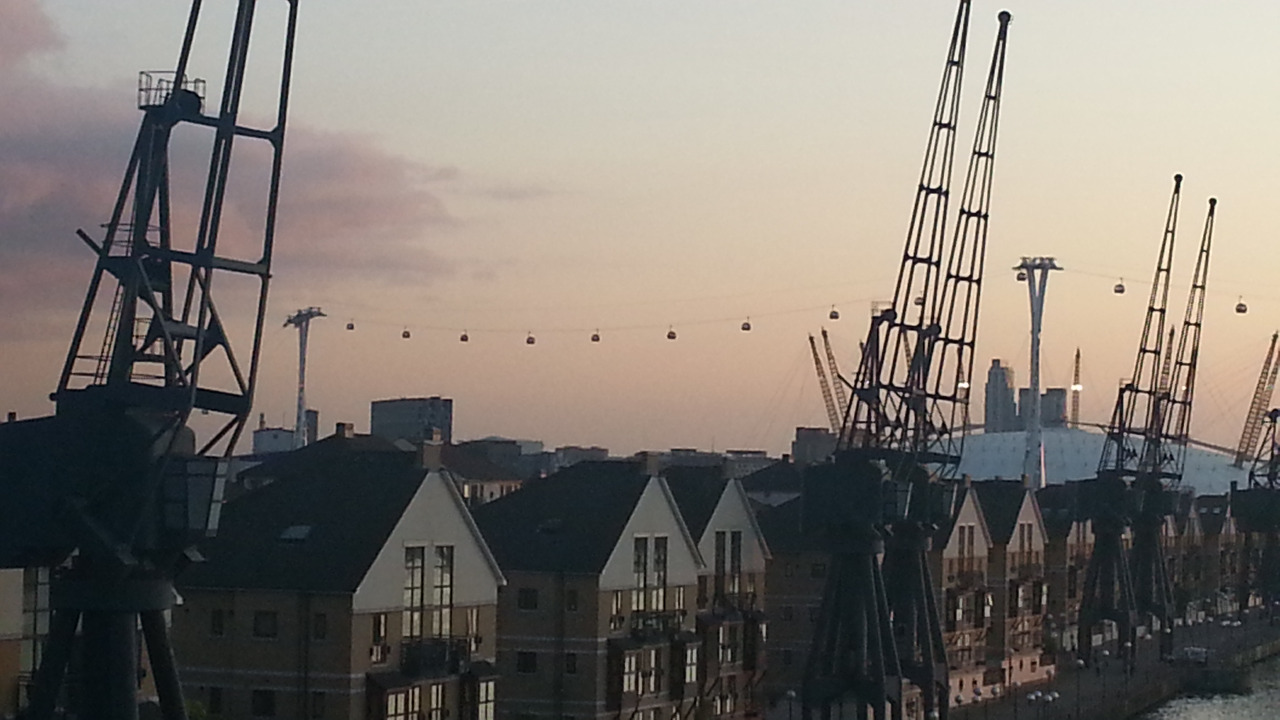
#> input picture photos/ph.jpeg, 1280 x 720 px
$ python basic.py
#> lines starting #> are read from the running program, lines starting #| are printed output that depends on the picture; after the words box and inside, x2 and y2 are one past the last pixel; in counts of white or black regions, pixels touching at a corner belong together
import cv2 as cv
img=cv.imread('photos/ph.jpeg')
#> img is the input picture: shape (720, 1280, 3); mean B, G, R 112.2, 118.7, 124.9
# cv.imshow('cat',img)

# #converting to greyscale
# gray =cv.cvtColor(img,cv.COLOR_BGR2GRAY)
# cv.imshow('greyscale',gray)

# #blur an image

blur=cv.GaussianBlur(img,(7,7),cv.BORDER_DEFAULT)
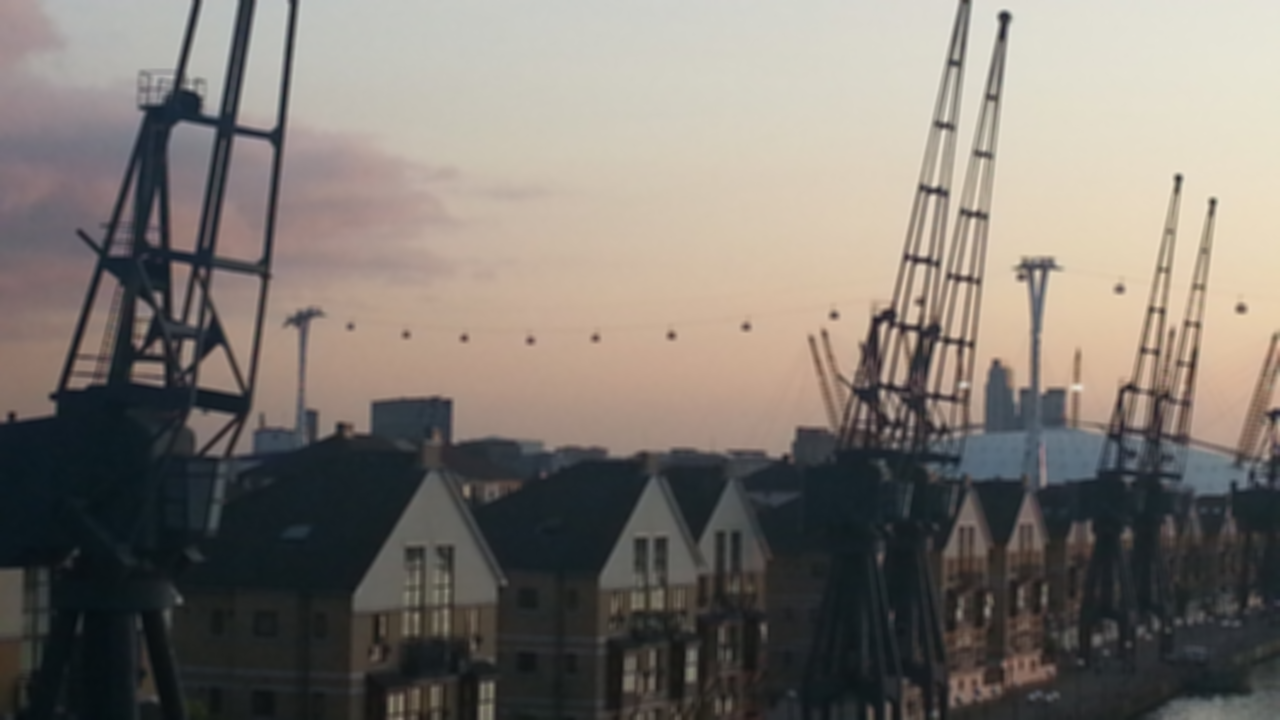
#> blur: shape (720, 1280, 3); mean B, G, R 112.2, 118.7, 124.9
cv.imshow('blur', blur)

#edge cascade

canny=cv.Canny(blur,150,150)
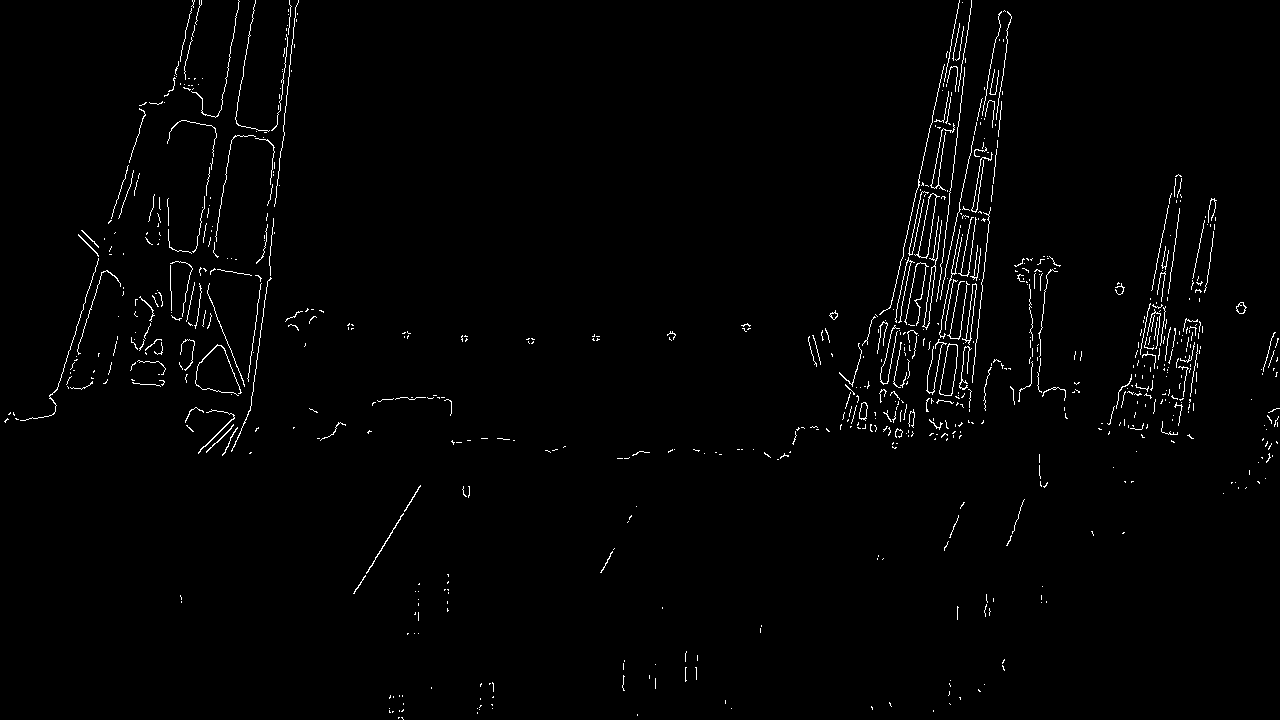
#> canny: shape (720, 1280); 1.5% white in thin lines or dots
cv.imshow('canny',canny)

#dilating the image

dilated=cv.dilate(canny,(7,7),iterations=4)
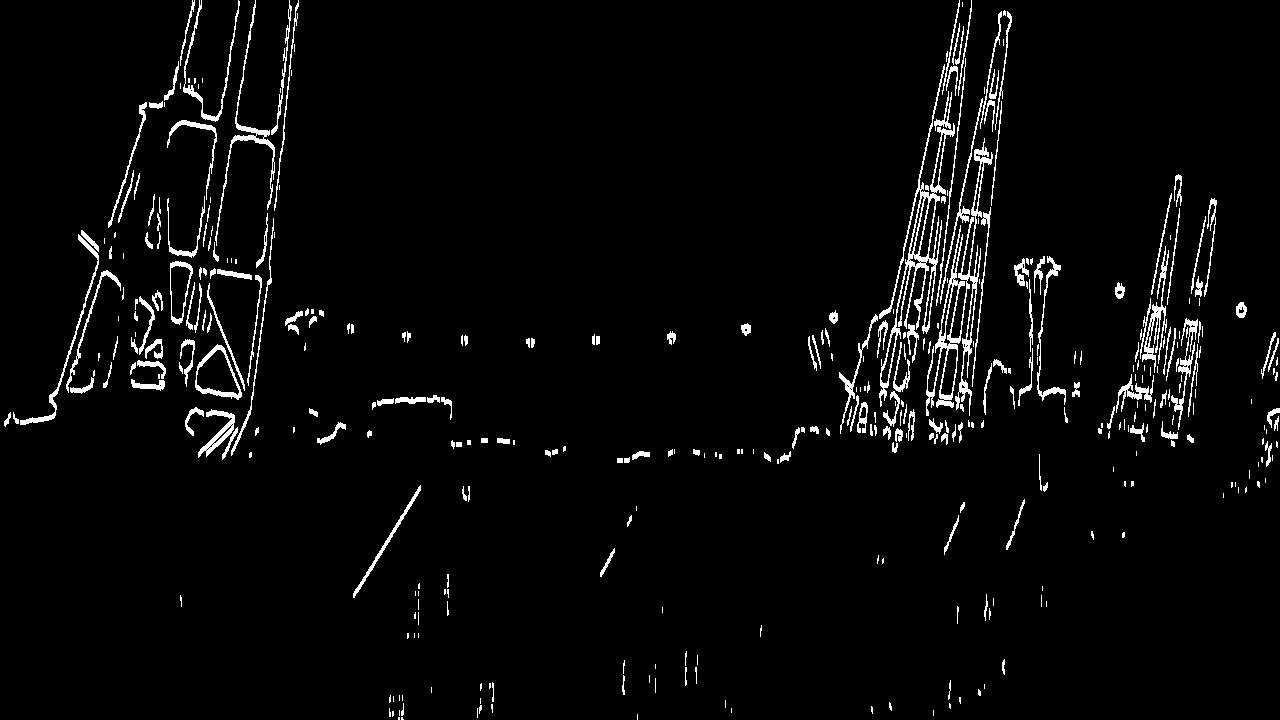
#> dilated: shape (720, 1280); 3.5% white; 399 white regions (186 under 20 px), largest, box (x1, y1, x2, y2) and area: (879, 64, 955, 407) 2898, (926, 138, 993, 416) 2805, (215, 0, 275, 246) 928
cv.imshow('dilated',dilated)

#eroding an image
erode=cv.erode(dilated,(3,3),iterations=1)
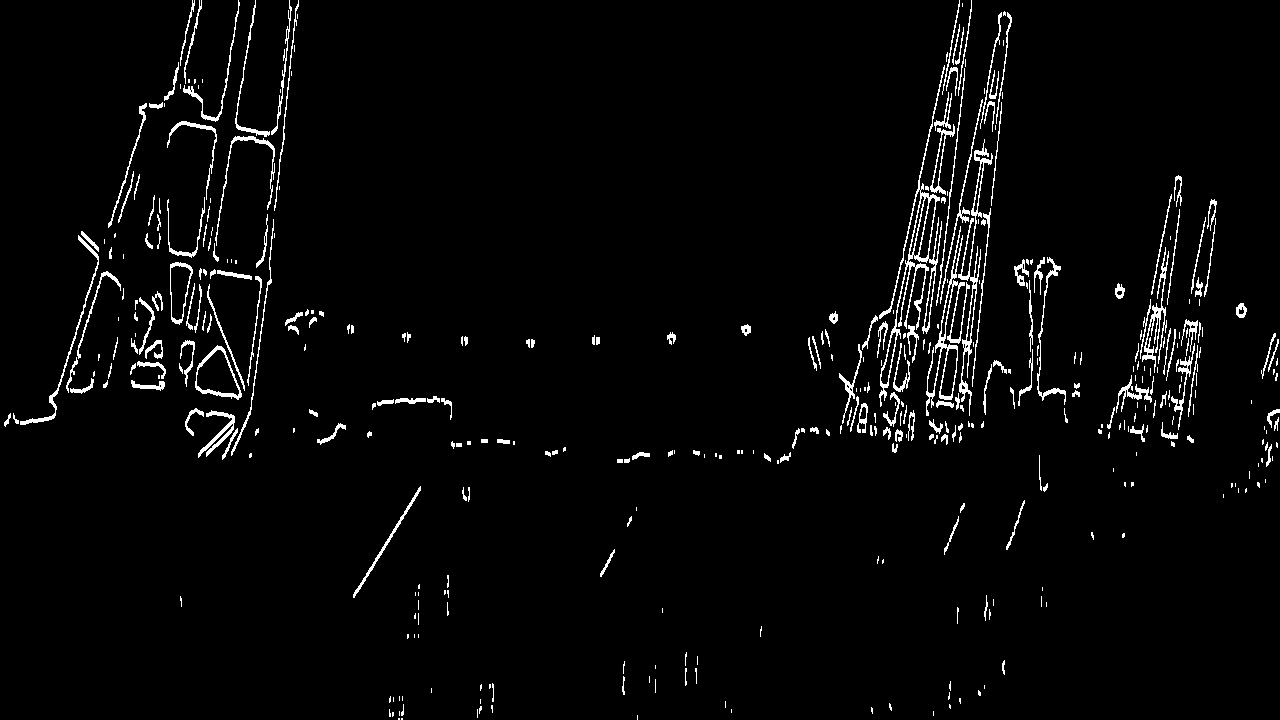
#> erode: shape (720, 1280); 3% white in thin lines or dots
cv.imshow('Eroded',erode)

#resizing an image

resized=cv.resize(img,(500,500),interpolation=cv.INTER_AREA)
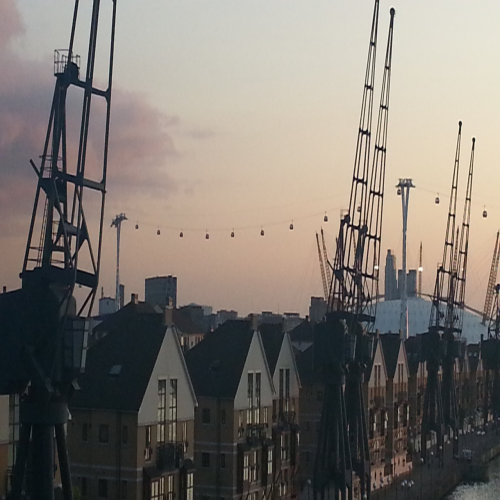
#> resized: shape (500, 500, 3); mean B, G, R 112.2, 118.7, 124.9

cv.imshow('resized',resized)

#cropping
cropping=img[50:200,200:700]
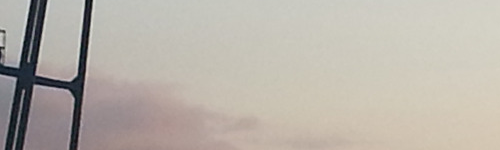
#> cropping: shape (150, 500, 3); mean B, G, R 170.2, 178.8, 185
cv.imshow('cropped',cropping)


cv.waitKey(0)

$ run again, with photos/pa.jpeg copied over photos/ph.jpeg
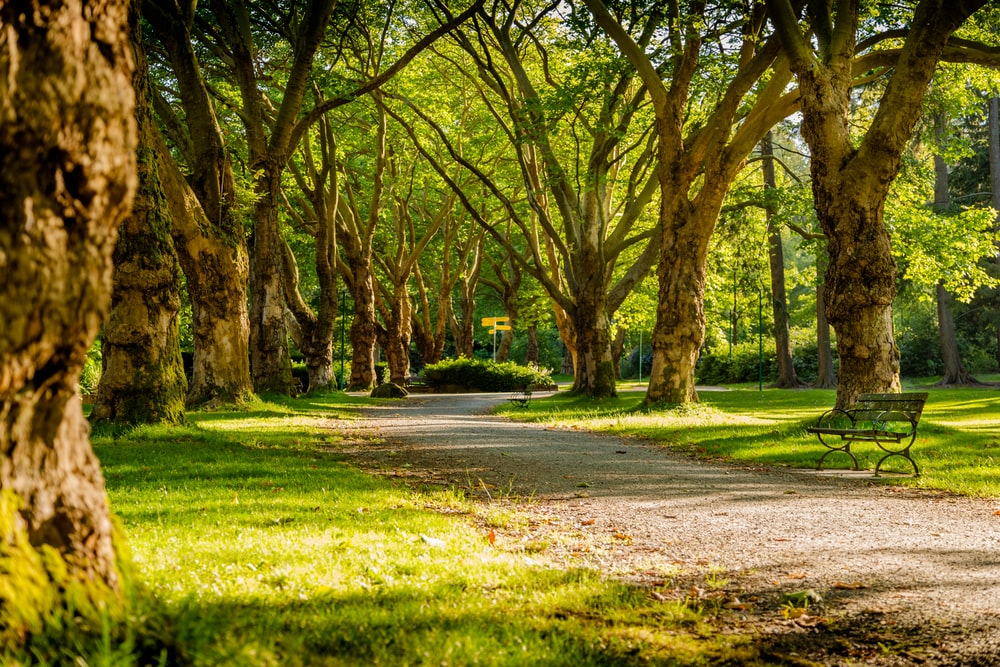
#> input picture photos/pa.jpeg, 1000 x 667 px
#> img is the input picture: shape (667, 1000, 3); mean B, G, R 33.5, 105.7, 114.4
#> `canny=cv.Canny(blur,150,150)`:
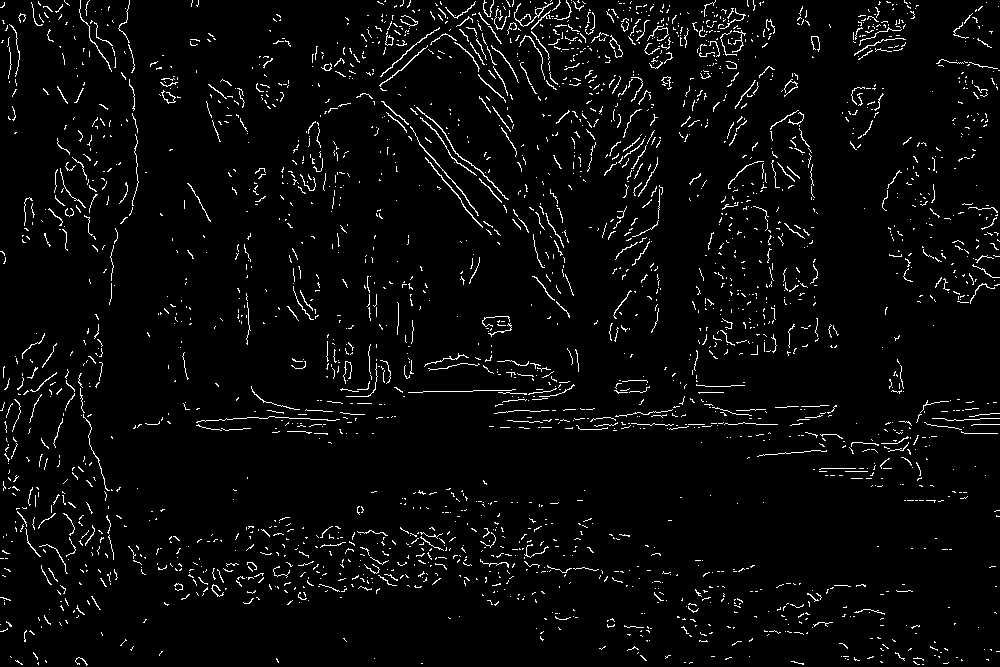
#> canny: shape (667, 1000); 3.7% white in thin lines or dots
#> dilated: shape (667, 1000); 12% white; 1512 white regions (667 under 20 px), largest, box (x1, y1, x2, y2) and area: (507, 0, 595, 94) 1923, (196, 386, 340, 438) 1812, (621, 399, 778, 434) 1333
#> erode: shape (667, 1000); 10.1% white; 1617 white regions (846 under 20 px), largest, box (x1, y1, x2, y2) and area: (196, 387, 340, 438) 1505, (507, 0, 586, 94) 1303, (621, 400, 778, 434) 1110
#> `cropping=img[50:200,200:700]`:
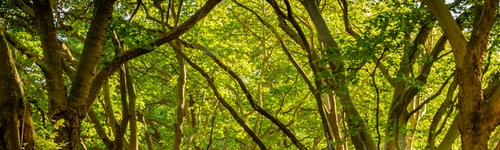
#> cropping: shape (150, 500, 3); mean B, G, R 16.9, 102.9, 103.2

$ run again, with photos/libg.jpg copied over photos/ph.jpeg
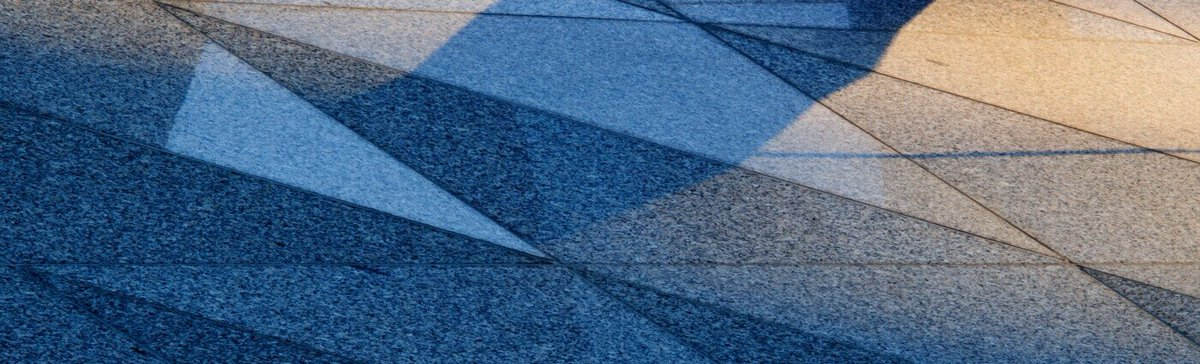
#> input picture photos/libg.jpg, 1200 x 364 px
#> img is the input picture: shape (364, 1200, 3); mean B, G, R 131.7, 105.9, 82.3
#> `canny=cv.Canny(blur,150,150)`:
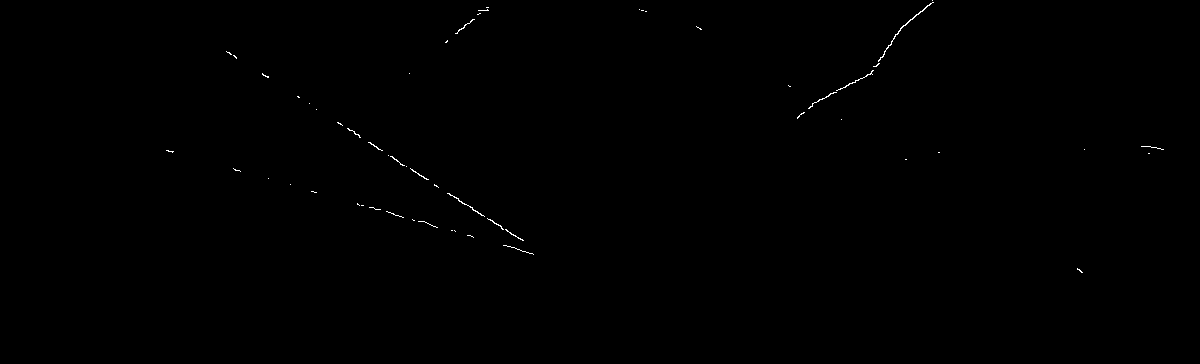
#> canny: shape (364, 1200); 0.17% white in thin lines or dots, all inside (x1, y1, x2, y2) = (166, 0, 1164, 273)
#> dilated: shape (364, 1200); 0.65% white; 50 white regions (23 under 20 px), largest, box (x1, y1, x2, y2) and area: (808, 0, 934, 113) 733, (447, 193, 485, 221) 209, (503, 245, 534, 259) 155
#> erode: shape (364, 1200); 0.53% white; 50 white regions (24 under 20 px), largest, box (x1, y1, x2, y2) and area: (808, 0, 934, 113) 608, (447, 194, 485, 221) 171, (503, 246, 534, 259) 124
#> `cropping=img[50:200,200:700]`:
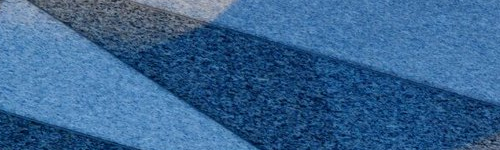
#> cropping: shape (150, 500, 3); mean B, G, R 145.5, 100.1, 55.7
